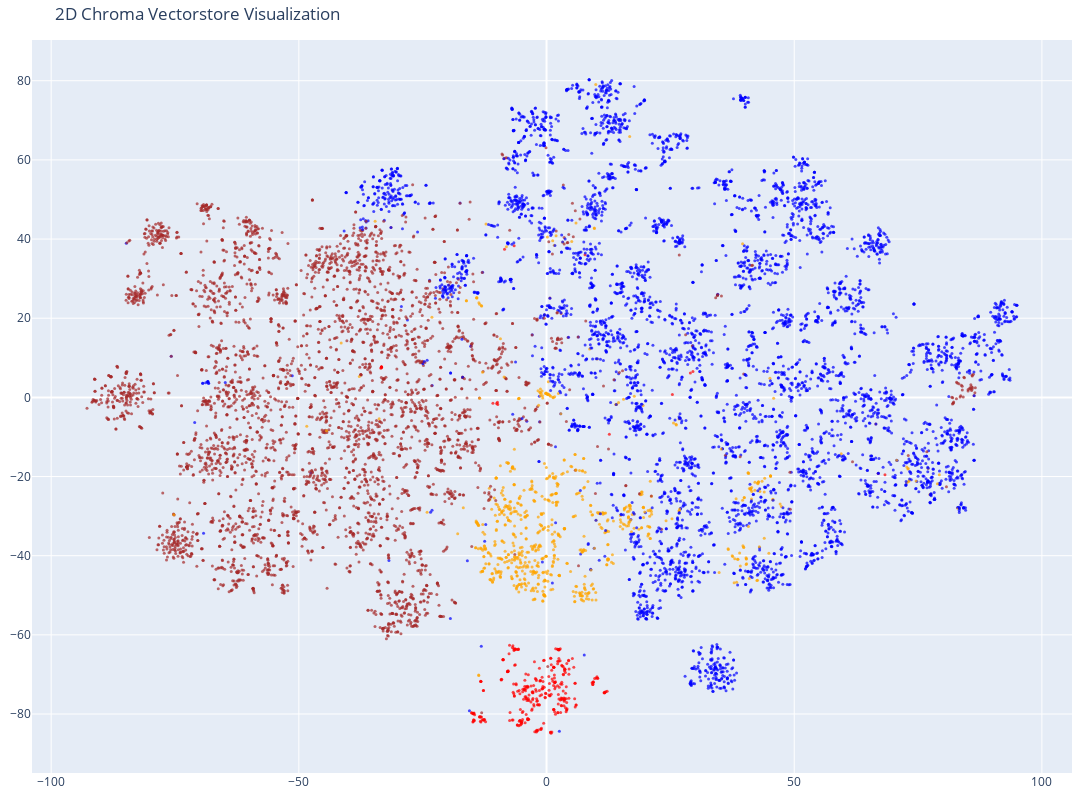

This figure's notebook cell:
### Code cell
# Create the 2D scatter plot
fig = go.Figure(data=[go.Scatter(
    x=reduced_vectors[:, 0],
    y=reduced_vectors[:, 1],
    mode='markers',
    marker=dict(size=3, color=colors, opacity=0.7),
)])

fig.update_layout(
    title='2D Chroma Vectorstore Visualization',
    scene=dict(xaxis_title='x', yaxis_title='y'),
    width=1200,
    height=800,
    margin=dict(r=20, b=10, l=10, t=40)
)

fig.show()

### Figure 1 — Plotly figure (JSON) as saved in the notebook; plotly's stock layout.template omitted (floating-point values rounded to 4 significant figures; data arrays with more than 128 entries replaced by an {"elided": "..."} marker saying what was removed)
{"data": [{"marker": {"color": {"elided": "10000 str values"}, "opacity": 0.7, "size": 3}, "mode": "markers", "type": "scatter", "x": {"elided": "10000 float values"}, "y": {"elided": "10000 float values"}}], "layout": {"height": 800, "margin": {"b": 10, "l": 10, "r": 20, "t": 40}, "scene": {"xaxis": {"title": {"text": "x"}}, "yaxis": {"title": {"text": "y"}}}, "title": {"text": "2D Chroma Vectorstore Visualization"}, "width": 1200}}
